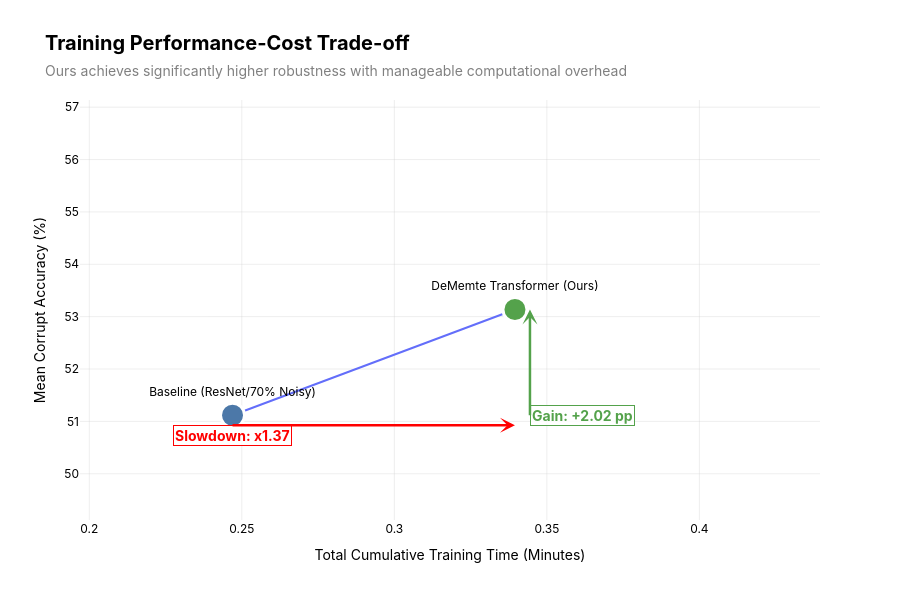

Notebook source saved alongside this figure:
### Code cell
# Perfil de costo de entrenamiento: Baseline vs DeMemte Transformer
import time
import numpy as np
import matplotlib.pyplot as plt
import torch

profile_batches = 40
prev_max_train_batches = cfg.max_train_batches_debug
cfg.max_train_batches_debug = profile_batches

def _count_params_m(model):
    return sum(p.numel() for p in model.parameters()) / 1e6

def _peak_mem_mb():
    if torch.cuda.is_available():
        return torch.cuda.max_memory_allocated() / (1024 ** 2)
    return 0.0

def _profile_epoch(fn, *args, **kwargs):
    if torch.cuda.is_available():
        torch.cuda.empty_cache()
        torch.cuda.reset_peak_memory_stats()
        torch.cuda.synchronize()

    t0 = time.perf_counter()
    stats = fn(*args, **kwargs)

    if torch.cuda.is_available():
        torch.cuda.synchronize()

    dt = time.perf_counter() - t0
    n = stats.get('n', 0) if isinstance(stats, dict) else 0
    sps = (n / dt) if dt > 0 else float('nan')
    mem = _peak_mem_mb()
    return stats, dt, sps, mem

try:
    baseline_prof, b_opt_prof, _ = make_baseline(cfg)
    b_params = _count_params_m(baseline_prof)
    _, t_b, sps_b, mem_b = _profile_epoch(run_epoch_baseline, baseline_prof, trainloader, b_opt_prof, True)

    trans_prof, d_opt1_prof, _, d_opt2_prof, _ = make_variant(cfg, 'dememte_transformer')
    d_params = _count_params_m(trans_prof)
    _, t_p1, sps_p1, mem_p1 = _profile_epoch(run_epoch_variant_p1, trans_prof, trainloader, d_opt1_prof, True, 'dememte_transformer')
    _, t_p2, sps_p2, mem_p2 = _profile_epoch(run_epoch_variant_p2, trans_prof, trainloader, d_opt2_prof, True, 'dememte_transformer')
finally:
    cfg.max_train_batches_debug = prev_max_train_batches

baseline_total_min = (t_b * cfg.epochs_baseline_max) / 60.0
transformer_total_min = (t_p1 * cfg.epochs_phase1_max + t_p2 * cfg.epochs_phase2_max) / 60.0
slowdown = transformer_total_min / max(1e-8, baseline_total_min)

noisy_gain_pp = (overall['dememte_transformer'] - overall['baseline']) * 100.0
extra_min = transformer_total_min - baseline_total_min
min_per_pp = (extra_min / noisy_gain_pp) if noisy_gain_pp > 0 else float('inf')

print('===== COST PROFILE (TRAIN) =====')
print(f'Profile batches: {profile_batches}')
print(f'Params (M) baseline={b_params:.2f} | transformer={d_params:.2f}')
print(f'Baseline epoch: {t_b:.2f}s | {sps_b:.1f} samples/s | peak_mem={mem_b:.1f} MB')
print(f'Transformer P1 epoch: {t_p1:.2f}s | {sps_p1:.1f} samples/s | peak_mem={mem_p1:.1f} MB')
print(f'Transformer P2 epoch: {t_p2:.2f}s | {sps_p2:.1f} samples/s | peak_mem={mem_p2:.1f} MB')
print(f'Estimated total time baseline: {baseline_total_min:.2f} min')
print(f'Estimated total time transformer: {transformer_total_min:.2f} min')
print(f'Slowdown transformer vs baseline: x{slowdown:.2f}')
print(f'Noisy gain: {noisy_gain_pp:+.2f} pp')
if np.isfinite(min_per_pp):
    print(f'Extra minutes per +1pp noisy gain: {min_per_pp:.2f} min/pp')
else:
    print('Extra minutes per +1pp noisy gain: N/A (ganancia <= 0)')

# Unified Efficiency Analysis: Total Training Time vs. Robustness
import plotly.graph_objects as go

# Unified Data
models_prof = ['Baseline (ResNet/70% Noisy)', 'DeMemte Transformer (Ours)']
times_total = [baseline_total_min, transformer_total_min]
accs_noisy = [overall['baseline'] * 100, overall['dememte_transformer'] * 100]

fig_unified = go.Figure()

# Efficiency Line & Markers
# Ajustado textposition para que el Baseline esté arriba ('top center')
fig_unified.add_trace(go.Scatter(
    x=times_total,
    y=accs_noisy,
    mode='markers+text+lines',
    marker=dict(size=24, color=['#4c78a8', '#54a24b'], line=dict(width=3, color='white')),
    text=models_prof,
    textposition=['top center', 'top center'],
    hovertemplate='<b>%{text}</b><br>Total Time: %{x:.2f} min<br>Avg Corrupt Acc: %{y:.2f}%<extra></extra>',
    name='Efficiency Curve'
))

# Highlight Slowdown (Horizontal Gap)
# yanchor='top' mantiene el recuadro rojo debajo de la línea
fig_unified.add_annotation(
    x=transformer_total_min, y=accs_noisy[0],
    ax=baseline_total_min, ay=accs_noisy[0],
    xref='x', yref='y', axref='x', ayref='y',
    text=f'<b>Slowdown: x{slowdown:.2f}</b>',
    showarrow=True, arrowhead=3, arrowsize=1, arrowwidth=2.5, arrowcolor='red',
    font=dict(color='red', size=14),
    yanchor='top', yshift=-10,
    bgcolor='rgba(255, 255, 255, 0.8)',
    bordercolor='red'
)

# Highlight Robustness Gain (Vertical Gap)
fig_unified.add_annotation(
    x=transformer_total_min, y=accs_noisy[1],
    ax=transformer_total_min, ay=accs_noisy[0],
    xref='x', yref='y', axref='x', ayref='y',
    text=f'<b>Gain: +{noisy_gain_pp:.2f} pp</b>',
    showarrow=True, arrowhead=3, arrowsize=1, arrowwidth=2.5, arrowcolor='#54a24b',
    font=dict(color='#54a24b', size=14),
    xanchor='left', xshift=15,
    bgcolor='rgba(255, 255, 255, 0.8)',
    bordercolor='#54a24b'
)

fig_unified.update_layout(
    title=dict(
        text='<b>Training Performance-Cost Trade-off</b><br><span style="font-size: 14px; color: gray;">Ours achieves significantly higher robustness with manageable computational overhead</span>',
        font=dict(size=20, color='black')
    ),
    xaxis=dict(
        title='Total Cumulative Training Time (Minutes)',
        gridcolor='rgba(200,200,200,0.3)',
        range=[min(times_total) - 0.05, max(times_total) + 0.1]
    ),
    yaxis=dict(
        title='Mean Corrupt Accuracy (%)',
        gridcolor='rgba(200,200,200,0.3)',
        range=[min(accs_noisy) - 2, max(accs_noisy) + 4]
    ),
    template='plotly_white',
    height=600,
    width=900,
    paper_bgcolor='white',
    plot_bgcolor='white',
    font=dict(family='Inter, Arial, sans-serif', color='black')
)

fig_unified.show()

print(f'Final ROI: {min_per_pp:.2f} extra training minutes per +1pp gain in robustness.')

### Figure 1 — Plotly figure (JSON) as saved in the notebook; plotly's stock layout.template omitted (floating-point values rounded to 4 significant figures)
{"data": [{"hovertemplate": "<b>%{text}</b><br>Total Time: %{x:.2f} min<br>Avg Corrupt Acc: %{y:.2f}%<extra></extra>", "marker": {"color": ["#4c78a8", "#54a24b"], "line": {"color": "white", "width": 3}, "size": 24}, "mode": "markers+text+lines", "name": "Efficiency Curve", "text": ["Baseline (ResNet/70% Noisy)", "DeMemte Transformer (Ours)"], "textposition": ["top center", "top center"], "type": "scatter", "x": [0.247, 0.3395], "y": [51.12, 53.14]}], "layout": {"annotations": [{"arrowcolor": "red", "arrowhead": 3, "arrowsize": 1, "arrowwidth": 2.5, "ax": 0.247, "axref": "x", "ay": 51.12, "ayref": "y", "bgcolor": "rgba(255, 255, 255, 0.8)", "bordercolor": "red", "font": {"color": "red", "size": 14}, "showarrow": true, "text": "<b>Slowdown: x1.37</b>", "x": 0.3395, "xref": "x", "y": 51.12, "yanchor": "top", "yref": "y", "yshift": -10}, {"arrowcolor": "#54a24b", "arrowhead": 3, "arrowsize": 1, "arrowwidth": 2.5, "ax": 0.3395, "axref": "x", "ay": 51.12, "ayref": "y", "bgcolor": "rgba(255, 255, 255, 0.8)", "bordercolor": "#54a24b", "font": {"color": "#54a24b", "size": 14}, "showarrow": true, "text": "<b>Gain: +2.02 pp</b>", "x": 0.3395, "xanchor": "left", "xref": "x", "xshift": 15, "y": 53.14, "yref": "y"}], "font": {"color": "black", "family": "Inter, Arial, sans-serif"}, "height": 600, "paper_bgcolor": "white", "plot_bgcolor": "white", "title": {"font": {"color": "black", "size": 20}, "text": "<b>Training Performance-Cost Trade-off</b><br><span style=\"font-size: 14px; color: gray;\">Ours achieves significantly higher robustness with manageable computational overhead</span>"}, "width": 900, "xaxis": {"gridcolor": "rgba(200,200,200,0.3)", "range": [0.197, 0.4395], "title": {"text": "Total Cumulative Training Time (Minutes)"}}, "yaxis": {"gridcolor": "rgba(200,200,200,0.3)", "range": [49.12, 57.14], "title": {"text": "Mean Corrupt Accuracy (%)"}}}}
